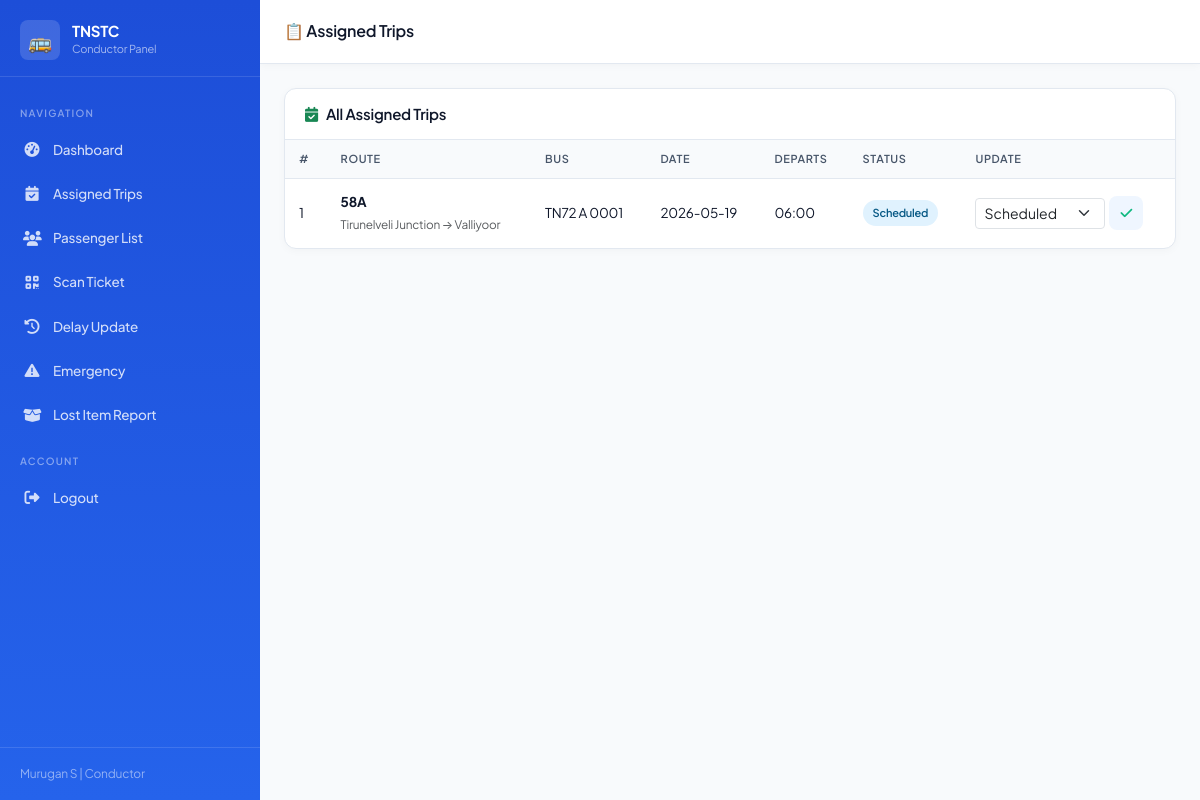
Page /driver/assigned_trips.php (signed in) on the committed database.
### tables this page shows
CREATE TABLE IF NOT EXISTS `schedules` (
  `schedule_id`    INT AUTO_INCREMENT PRIMARY KEY,
  `bus_id`         INT  NOT NULL,
  `route_id`       INT  NOT NULL,
  `driver_id`      INT  DEFAULT NULL,
  `conductor_id`   INT  DEFAULT NULL,
  `departure_time` TIME NOT NULL,
  `arrival_time`   TIME NOT NULL,
  `travel_date`    DATE NOT NULL,
  `status`         ENUM('scheduled','in_progress','completed','cancelled','delayed') NOT NULL DEFAULT 'scheduled',
  `delay_reason`   VARCHAR(255) DEFAULT NULL,
  `delay_minutes`  INT DEFAULT 0,
  FOREIGN KEY (`bus_id`)       REFERENCES `buses`(`bus_id`) ON DELETE CASCADE,
  FOREIGN KEY (`route_id`)     REFERENCES `routes`(`route_id`) ON DELETE CASCADE,
  FOREIGN KEY (`driver_id`)    REFERENCES `drivers`(`driver_id`) ON DELETE SET NULL,
  FOREIGN KEY (`conductor_id`) REFERENCES `conductors`(`conductor_id`) ON DELETE SET NULL
);

CREATE TABLE IF NOT EXISTS `routes` (
  `route_id`       INT AUTO_INCREMENT PRIMARY KEY,
  `route_number`   VARCHAR(20)  NOT NULL,
  `source`         VARCHAR(120) NOT NULL,
  `destination`    VARCHAR(120) NOT NULL,
  `distance`       DECIMAL(8,2) NOT NULL COMMENT 'in km',
  `estimated_time` INT          NOT NULL COMMENT 'in minutes'
);

CREATE TABLE IF NOT EXISTS `buses` (
  `bus_id`       INT AUTO_INCREMENT PRIMARY KEY,
  `bus_number`   VARCHAR(20)  NOT NULL UNIQUE,
  `depot_id`     INT          NOT NULL,
  `bus_type`     ENUM('ordinary','express','super_express','ac','mini') NOT NULL DEFAULT 'ordinary',
  `total_seats`  INT          NOT NULL DEFAULT 40,
  `status`       ENUM('active','maintenance','inactive') NOT NULL DEFAULT 'active',
  FOREIGN KEY (`depot_id`) REFERENCES `depots`(`depot_id`) ON DELETE CASCADE
);

### config/db.php (called while the page is built, shortened)
<?php
function currentUser(): array {
    return [
        'id'   => $_SESSION['user_id']   ?? null,
        'name' => $_SESSION['user_name'] ?? 'Guest',
        'role' => $_SESSION['role']      ?? 'guest',
        'email'=> $_SESSION['email']     ?? '',
    ];
}

### driver/assigned_trips.php (the view, shortened to what this page needs)
<?php
require_once __DIR__ . '/../config/db.php';
$uid  = (int)currentUser()['id'];
$role = currentUser()['role'];
$db   = getDB();
$col = $role==='driver'?'driver_id':'conductor_id';
$tbl = $role==='driver'?'drivers':'conductors';
$idc = $role==='driver'?'driver_id':'conductor_id';
$rec = $db->prepare("SELECT $idc FROM $tbl WHERE user_id=?");
$rec->execute([$uid]); $staff = $rec->fetch();
$sid = $staff ? (int)$staff[$idc] : 0;
$schedules = $db->query("SELECT s.*,r.source,r.destination,r.route_number,r.distance,b.bus_number,b.bus_type FROM schedules s JOIN routes r ON r.route_id=s.route_id JOIN buses b ON b.bus_id=s.bus_id WHERE s.$col=$sid ORDER BY s.travel_date DESC,s.departure_time")->fetchAll();
include __DIR__ . '/../includes/header.php';
?>
<div class="app-layout">
<?php include __DIR__ . '/../includes/sidebar_driver.php'; ?>
<div class="main-content">
  <div class="topbar">
    <div class="topbar-title">📋 Assigned Trips</div>
  </div>
  <div class="page-content">
    <div class="table-card">
      <div class="table-header"><h5><i class="fa fa-calendar-check me-2 text-success"></i>All Assigned Trips</h5></div>
      <?php if (empty($schedules)): ?>
        <div class="empty-state"><i class="fa fa-calendar"></i>No trips assigned to you.</div>
      <?php else: ?>
      <div class="table-responsive">
        <table class="data-table">
          <thead><tr><th>#</th><th>Route</th><th>Bus</th><th>Date</th><th>Departs</th><th>Status</th><th>Update</th></tr></thead>
          <tbody>
            <?php foreach ($schedules as $t): ?>
            <tr>
              <td><?= $t['schedule_id'] ?></td>
              <td><strong><?= htmlspecialchars($t['route_number']) ?></strong><br><small class="text-muted"><?= htmlspecialchars($t['source'].' → '.$t['destination']) ?></small></td>
              <td><?= htmlspecialchars($t['bus_number']) ?></td>
              <td><?= htmlspecialchars($t['travel_date']) ?></td>
              <td><?= htmlspecialchars(substr($t['departure_time'],0,5)) ?></td>
              <td><span class="badge-custom badge-<?= $t['status']==='scheduled'?'info':($t['status']==='in_progress'?'success':($t['status']==='completed'?'secondary':'warning')) ?>"><?= ucfirst($t['status']) ?></span></td>
              <td>
                <form method="POST" style="display:flex;gap:4px;align-items:center">
                  <select name="status" class="form-select form-select-sm" style="width:130px">
                    <?php foreach (['scheduled','in_progress','completed','delayed','cancelled'] as $st): ?>
                    <option value="<?= $st ?>" <?= $t['status']===$st?'selected':'' ?>><?= ucfirst($st) ?></option>
                    <?php endforeach; ?>
                  </select>
                  <button type="submit" name="update_status" class="btn-icon edit" title="Save"><i class="fa fa-check"></i></button>
                </form>
              </td>
            </tr>
            <?php endforeach; ?>
          </tbody>
        </table>
      </div>
      <?php endif; ?>
    </div>
  </div>
</div>
</div>
<?php include __DIR__ . '/../includes/footer.php'; ?>

### assets/css/tnstc.css (style rules this page uses)
:root { --primary: #2563eb; --primary-rgb: 37, 99, 235; --primary-dark: #1d4ed8; --primary-light: #eff6ff; --accent: #10b981; --accent-rgb: 16, 185, 129; --accent-dark: #059669; --danger: #ef4444; --warning: #f59e0b; --success: #10b981; --info: #06b6d4; --white: #ffffff; --gray-50: #f8fafc; --gray-100: #f1f5f9; --gray-200: #e2e8f0; --gray-400: #94a3b8; --gray-600: #475569; --gray-800: #0f172a; --dark: #020617; --sidebar-w: 260px; --topbar-h: 64px; --radius-xl: 24px; --radius-lg: 16px; --radius: 12px; --radius-sm: 8px; --shadow-sm: 0 2px 8px rgba(0,0,0,.03); --shadow: 0 12px 30px -10px rgba(0,0,0,.06); --shadow-lg: 0 24px 50px -15px rgba(0,0,0,.1); --transition-fast: 0.15s cubic-bezier(0.4, 0, 0.2, 1); --transition: 0.35s cubic-bezier(0.4, 0, 0.2, 1); }
*, *::before, *::after { box-sizing: border-box; margin: 0; padding: 0; }
html { scroll-behavior: smooth; }
body { font-family: 'Plus Jakarta Sans', 'Outfit', 'Inter', sans-serif; font-size: 14.5px; color: var(--gray-800); background: var(--gray-50); line-height: 1.65; letter-spacing: -0.015em; }
.app-layout { display: flex; min-height: 100vh; }
.main-content { margin-left: var(--sidebar-w); flex: 1; display: flex; flex-direction: column; min-height: 100vh; transition: margin var(--transition); }
.topbar { height: var(--topbar-h); background: var(--white); border-bottom: 1px solid var(--gray-200); display: flex; align-items: center; padding: 0 24px; gap: 16px; position: sticky; top: 0; z-index: 900; box-shadow: var(--shadow-sm); }
.topbar-title { font-size: 16px; font-weight: 600; flex: 1; }
.page-content { padding: 24px; flex: 1; }
.table-card { background: var(--white); border-radius: var(--radius); box-shadow: var(--shadow-sm); border: 1px solid var(--gray-200); overflow: hidden; }
.table-header { padding: 16px 20px; border-bottom: 1px solid var(--gray-200); display: flex; align-items: center; justify-content: space-between; gap: 12px; }
.table-header h5 { font-size: 15px; font-weight: 600; margin: 0; }
.table-responsive { overflow-x: auto; }
.data-table { width: 100%; border-collapse: collapse; }
.data-table thead th { background: var(--gray-50); padding: 10px 14px; text-align: left; font-size: 11px; font-weight: 600; letter-spacing: .6px; text-transform: uppercase; color: var(--gray-600); border-bottom: 1px solid var(--gray-200); white-space: nowrap; }
.data-table tbody td { padding: 12px 14px; border-bottom: 1px solid var(--gray-100); font-size: 13.5px; vertical-align: middle; }
.data-table tbody tr:last-child td { border-bottom: none; }
.badge-custom { display: inline-flex; align-items: center; gap: 4px; padding: 4px 10px; border-radius: 20px; font-size: 11px; font-weight: 600; }
.badge-info { background: #e0f2fe; color: #075985; }
.btn-icon { width: 34px; height: 34px; border-radius: 8px; border: none; display: inline-flex; align-items: center; justify-content: center; cursor: pointer; transition: all var(--transition-fast); }
.btn-icon.edit { background: #eff6ff; color: var(--accent); }

### rows in the picture
schedules: schedule_id "1", route.route_number "58A", route.destination "Tirunelveli Junction → Valliyoor", bus.bus_number "TN72 A 0001", travel_date "2026-05-19", departure_time "06:00", status "Scheduled"

### other values in the picture
$user['role'] "Conductor"
$l['label'] "Dashboard"
$l['label'] "Assigned Trips"
$l['label'] "Passenger List"
$l['label'] "Scan Ticket"
$l['label'] "Delay Update"
$l['label'] "Emergency"
$l['label'] "Lost Item Report"
$user['name'] "Murugan S"
